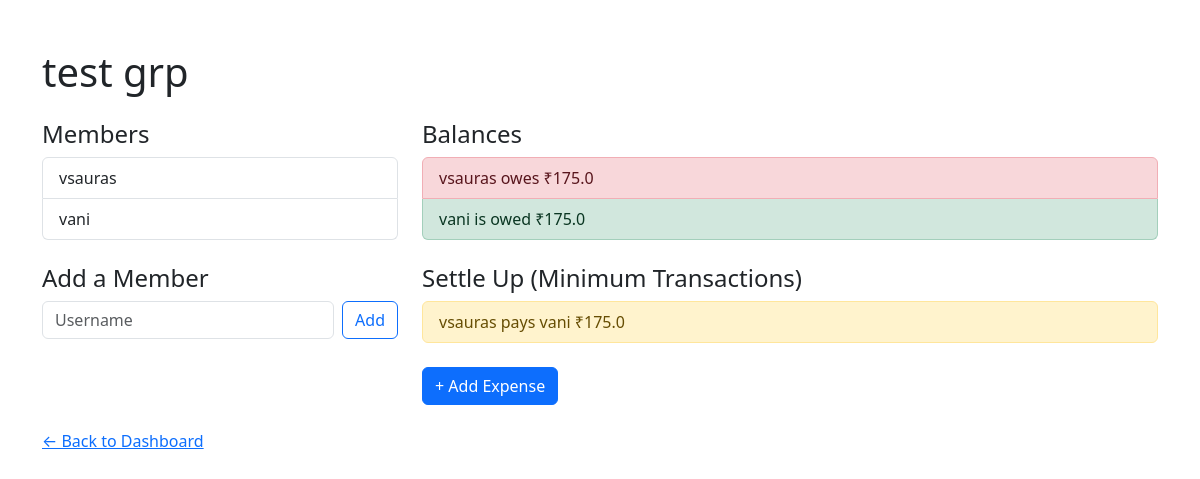
The app's page /group/1 (signed in), older data.
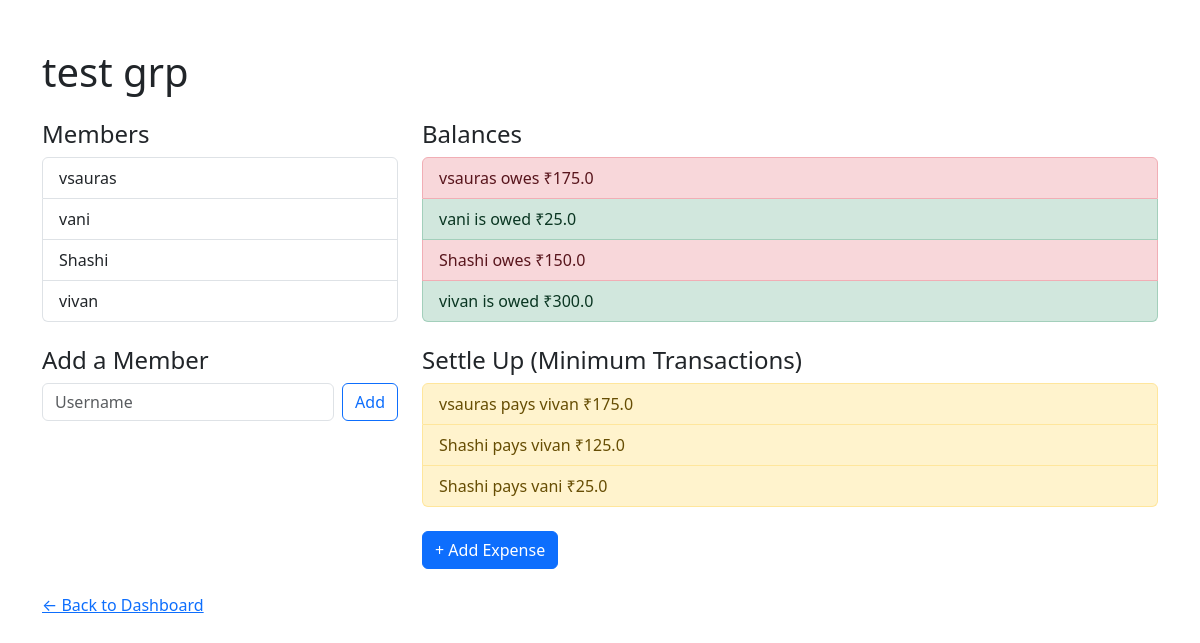
The same page, newer data.
### app.py (models this page shows)
class Group(db.Model):
    id = db.Column(db.Integer, primary_key=True)
    name = db.Column(db.String(100), nullable=False)
    created_by = db.Column(db.Integer, db.ForeignKey('user.id'))

class User(db.Model, UserMixin):
    id = db.Column(db.Integer, primary_key=True)
    username = db.Column(db.String(80), unique=True, nullable=False)
    email = db.Column(db.String(120), unique=True, nullable=False)
    password_hash = db.Column(db.String(200), nullable=False)

### app.py (the view)
@app.route('/group/<int:group_id>')
@login_required
def view_group(group_id):
    group = Group.query.get_or_404(group_id)
    memberships = GroupMember.query.filter_by(group_id=group_id).all()
    members = [User.query.get(m.user_id) for m in memberships]
    balances = {}
    for member in members:
        balances[member.id] = 0.0
    expenses = Expense.query.filter_by(group_id=group_id).all()
    for expense in expenses:
        balances[expense.paid_by] += expense.amount
        splits = ExpenseSplit.query.filter_by(expense_id=expense.id).all()
        for split in splits:
            balances[split.user_id] -= split.share_amount
    balance_list = []
    for member in members:
        balance_list.append({
            'username': member.username,
            'amount': round(balances[member.id], 2)
        })
    balances_dict = {member.id: balances[member.id] for member in members}
    settlements = simplify_debts(balances_dict)
    settlement_list = []
    for from_id, to_id, amount in settlements:
        from_user = User.query.get(from_id)
        to_user = User.query.get(to_id)
        settlement_list.append({
            'from': from_user.username,
            'to': to_user.username,
            'amount': amount
        })
    return render_template('group.html', group=group, members=members, balances=balance_list, settlements=settlement_list)

### app.py (called while the page is built)
@login_manager.user_loader
def load_user(user_id):
    return User.query.get(int(user_id))

### templates/group.html (shortened to what this page needs)
<!DOCTYPE html>
<html>
<head>
    <link href="https://cdn.jsdelivr.net/npm/bootstrap@5.3.0/dist/css/bootstrap.min.css" rel="stylesheet">
</head>
<body>
    <div class="container mt-5">
        <h1 class="mb-4">{{ group.name }}</h1>
        <div class="row">
            <div class="col-md-4">
                <h4>Members</h4>
                <ul class="list-group mb-4">
                    {% for member in members %}
                        <li class="list-group-item">{{ member.username }}</li>
                    {% endfor %}
                </ul>
                <h4>Add a Member</h4>
                <form method="POST" action="/group/{{ group.id }}/add-member" class="d-flex gap-2 mb-4">
                    <input type="text" class="form-control" name="username" placeholder="Username" required>
                    <button type="submit" class="btn btn-outline-primary">Add</button>
                </form>
            </div>
            <div class="col-md-8">
                <h4>Balances</h4>
                <ul class="list-group mb-4">
                    {% for b in balances %}
                        {% if b.amount > 0 %}
                            <li class="list-group-item list-group-item-success">{{ b.username }} is owed ₹{{ b.amount }}</li>
                        {% elif b.amount < 0 %}
                            <li class="list-group-item list-group-item-danger">{{ b.username }} owes ₹{{ -b.amount }}</li>
                        {% else %}
                            <li class="list-group-item">{{ b.username }} is settled up</li>
                        {% endif %}
                    {% endfor %}
                </ul>
                <h4>Settle Up (Minimum Transactions)</h4>
                {% if settlements %}
                    <ul class="list-group mb-4">
                        {% for s in settlements %}
                            <li class="list-group-item list-group-item-warning">{{ s.from }} pays {{ s.to }} ₹{{ s.amount }}</li>
                        {% endfor %}
                    </ul>
                {% else %}
                    <p>Everyone is settled up! 🎉</p>
                {% endif %}
                <a href="/group/{{ group.id }}/add-expense" class="btn btn-primary">+ Add Expense</a>
            </div>
        </div>
        <p class="mt-4"><a href="/dashboard">← Back to Dashboard</a></p>
    </div>
</body>
</html>

Row changes from the older to the newer data that the page shows:
computed for User "vani": amount "175.0" → "25.0"
added User: username "Shashi", amount "150.0", from "Shashi" "Shashi"
added User: username "vivan", amount "300.0", to "vivan" "vivan"
Text that changed along with them:
new list line: "vsauras"
new list line: "pays ₹ 175.0"
new list line: "pays ₹ 125.0"
new list line: "pays ₹ 25.0"
new list line: "vani"
list line gone: "vsauras"
list line gone: "pays ₹ 175.0"
list line gone: "vani"
